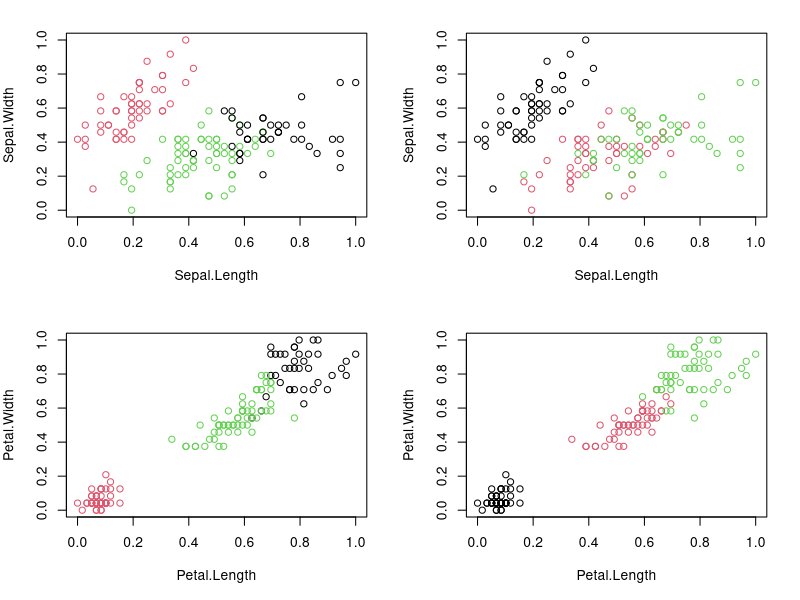

Source code (R):
require("datasets")
data("iris")
str(iris)
summary(iris)
head(iris)
iris.new <- iris[, c(1, 2, 3, 4)]
iris.class <- iris[, "Species"]
head(iris.new)
head(iris.class)

normalize <- function(x)
{
  return((x - min(x)) / (max(x) - min(x)))
}

iris.new$Sepal.Length <- normalize(iris.new$Sepal.Length)
iris.new$Sepal.Width <- normalize(iris.new$Sepal.Width)
iris.new$Petal.Length <- normalize(iris.new$Petal.Length)
iris.new$Petal.Width <- normalize(iris.new$Petal.Width)
head(iris.new)
result <- kmeans(iris.new, 3) #apply k-means algorithm with no. of centroids(k)=3
result$size #records in each cluster
result$centers # gives value of cluster center datapoint value(3 centers for k=3)
result$cluster #gives cluster vector showing the custer where each record falls

#Plotting
png(file = "kmeans.png")
par(mfrow = c(2, 2), mar = c(5, 4, 2, 2))
plot(iris.new[c(1, 2)], col = result$cluster) # Plot Sepal.Length and Sepal.Width
plot(iris.new[c(1, 2)], col = iris.class) # Plot Sepal.Length and Sepal.Width data points distributed originally as per "class" attribute in dataset
plot(iris.new[c(3, 4)], col = result$cluster) # Plot Petal.Length and Petal.Width
plot(iris.new[c(3, 4)], col = iris.class)
dev.off()
table(result$cluster, iris.class)